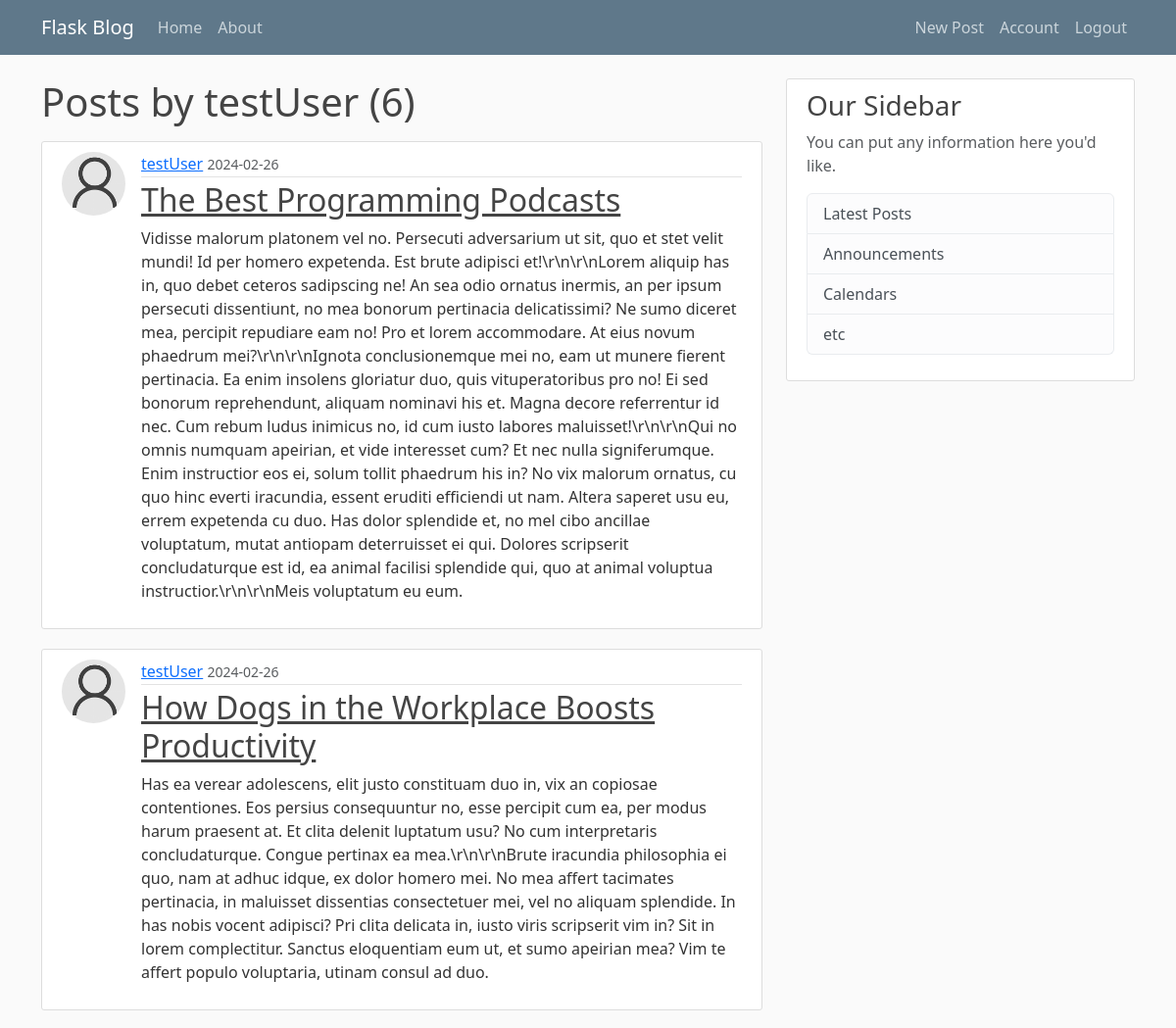
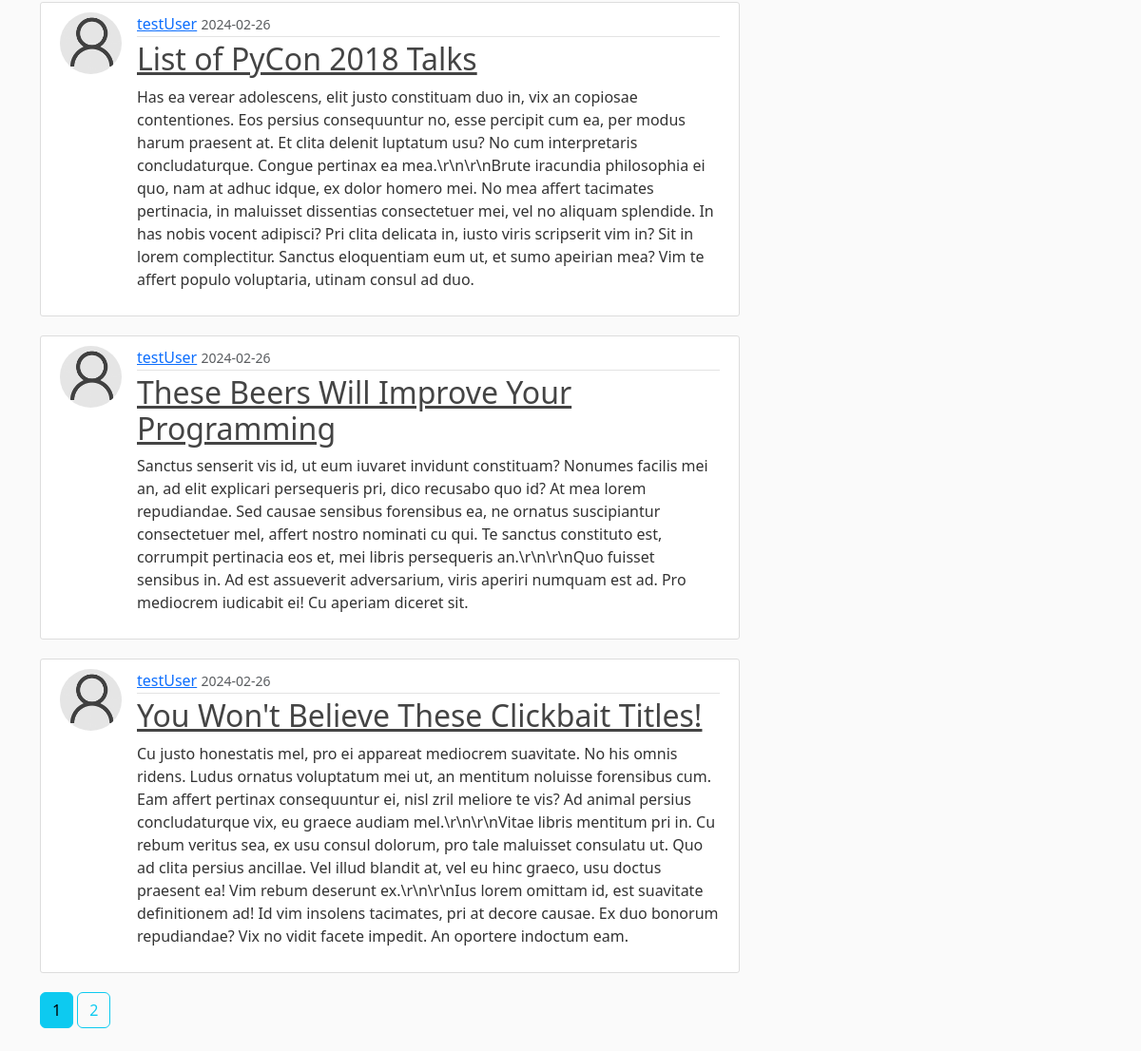
The app's page /user/testUser (signed in) with its own data (2 pictures, top to bottom).
### flaskblog/models.py (models this page shows, shortened)
class User(db.Model, UserMixin):
    id = db.Column(db.Integer, primary_key=True)
    username = db.Column(db.String(20), unique=True, nullable=False)
    email = db.Column(db.String(120), unique=True, nullable=False)
    image_file = db.Column(db.String(20), nullable=False, default='default.jpg')
    password = db.Column(db.String(60), nullable=False)
    posts = db.relationship('Post', backref='author', lazy=True)

class Post(db.Model):
    id = db.Column(db.Integer, primary_key=True)
    title = db.Column(db.String(100), nullable=False)
    date_posted = db.Column(db.DateTime, nullable=False, default=datetime.utcnow)
    content = db.Column(db.Text, nullable=False)
    user_id = db.Column(db.Integer, db.ForeignKey('user.id'), nullable=False)

### flaskblog/routes.py (the view)
@app.route("/user/<string:username>")
def user_posts(username):
    page = request.args.get('page', 1, type= int)
    user = User.query.filter_by(username= username).first_or_404()
    posts = Post.query.filter_by(author= user)\
        .order_by(Post.date_posted.desc())\
        .paginate(page= page, per_page= 5)
    return render_template('user_posts.html', posts= posts, user= user)

### flaskblog/models.py (called while the page is built)
@login_manager.user_loader
def load_user(user_id):
    return User.query.get(int(user_id))

### flaskblog/templates/user_posts.html
{% extends 'layout.html' %}
{% block content %}
    <h1 class= "mb-3">Posts by {{ user.username }} ({{ posts.total }}) </h1>
    {% for post in posts.items %}
        <article class="media content-section" style= "display: flex;">
            <img class= "rounded-circle article-img" src= "{{ url_for('static', filename= 'profile_pics/' + post.author.image_file) }}">
            <div class="media-body">
            <div class="article-metadata">
                <a class="mr-2" href="{{ url_for('user_posts', username= post.author.username) }}">{{ post.author.username }}</a>
                <small class="text-muted">{{ post.date_posted.strftime('%Y-%m-%d') }}</small>
            </div>
            <h2><a class="article-title" href="{{ url_for('post', post_id= post.id) }}">{{ post.title }}</a></h2>
            <p class="article-content">{{ post.content }}</p>
            </div>
        </article>
    {% endfor %}
    {% for page_num in posts.iter_pages( left_edge= 1, right_edge= 1, left_current= 1, right_current= 1 ) %}
        {% if page_num %}
            {% if posts.page == page_num %}
                <a class= "btn btn-info mb-4" href= "{{ url_for('user_posts', username= user.username, page= page_num) }}"> {{ page_num }} </a>
            {% else %}
                <a class= "btn btn-outline-info mb-4" href= "{{ url_for('user_posts', username= user.username, page= page_num) }}"> {{ page_num }} </a>
            {% endif %}
        {% else %}
            ...
        {% endif %}
    {% endfor %}
{% endblock content %}

### flaskblog/static/main.css (style rules this page uses)
body { background: #fafafa; color: #333333; margin-top: 5rem; }
h1, h2, h3, h4, h5, h6 { color: #444444; }
.content-section { background: #ffffff; padding: 10px 20px; border: 1px solid #dddddd; border-radius: 3px; margin-bottom: 20px; }
.article-title { color: #444444; }
.article-content { white-space: pre-line; }
.article-img { height: 65px; width: 65px; margin-right: 16px; }
.article-metadata { padding-bottom: 1px; margin-bottom: 4px; border-bottom: 1px solid #e3e3e3 }

### records on screen
User: username "testUser"
Post: image_file (placeholder picture), author.username "testUser", date_posted "2024-02-26", title "The Best Programming Podcasts", content "Vidisse malorum platonem vel no. Persecuti adversarium ut sit, quo et stet velit mundi! Id per homero expetenda. Est brute adipisci et!\\r\\n\\r\\nLorem aliquip has in, quo debet ceteros sadipscing ne! An sea odio ornatus inermis, an per ipsum persecuti dissentiunt, no mea bonorum pertinacia delicatissimi? Ne sumo diceret mea, percipit repudiare eam no! Pro et lorem accommodare. At eius novum phaedrum mei?\\r\\n\\r\\nIgnota conclusionemque mei no, eam ut munere fierent pertinacia. Ea enim insolens gloriatur duo, quis vituperatoribus pro no! Ei sed bonorum reprehendunt, aliquam nominavi his et. Magna decore referrentur id nec. Cum rebum ludus inimicus no, id cum iusto labores maluisset!\\r\\n\\r\\nQui…"
Post: image_file (placeholder picture), author.username "testUser", date_posted "2024-02-26", title "How Dogs in the Workplace Boosts Productivity", content "Has ea verear adolescens, elit justo constituam duo in, vix an copiosae contentiones. Eos persius consequuntur no, esse percipit cum ea, per modus harum praesent at. Et clita delenit luptatum usu? No cum interpretaris concludaturque. Congue pertinax ea mea.\\r\\n\\r\\nBrute iracundia philosophia ei quo, nam at adhuc idque, ex dolor homero mei. No mea affert tacimates pertinacia, in maluisset dissentias consectetuer mei, vel no aliquam splendide. In has nobis vocent adipisci? Pri clita delicata in, iusto viris scripserit vim in? Sit in lorem complectitur. Sanctus eloquentiam eum ut, et sumo apeirian mea? Vim te affert populo voluptaria, utinam consul ad duo."
Post: image_file (placeholder picture), author.username "testUser", date_posted "2024-02-26", title "List of PyCon 2018 Talks", content "Has ea verear adolescens, elit justo constituam duo in, vix an copiosae contentiones. Eos persius consequuntur no, esse percipit cum ea, per modus harum praesent at. Et clita delenit luptatum usu? No cum interpretaris concludaturque. Congue pertinax ea mea.\\r\\n\\r\\nBrute iracundia philosophia ei quo, nam at adhuc idque, ex dolor homero mei. No mea affert tacimates pertinacia, in maluisset dissentias consectetuer mei, vel no aliquam splendide. In has nobis vocent adipisci? Pri clita delicata in, iusto viris scripserit vim in? Sit in lorem complectitur. Sanctus eloquentiam eum ut, et sumo apeirian mea? Vim te affert populo voluptaria, utinam consul ad duo."
Post: image_file (placeholder picture), author.username "testUser", date_posted "2024-02-26", title "These Beers Will Improve Your Programming", content "Sanctus senserit vis id, ut eum iuvaret invidunt constituam? Nonumes facilis mei an, ad elit explicari persequeris pri, dico recusabo quo id? At mea lorem repudiandae. Sed causae sensibus forensibus ea, ne ornatus suscipiantur consectetuer mel, affert nostro nominati cu qui. Te sanctus constituto est, corrumpit pertinacia eos et, mei libris persequeris an.\\r\\n\\r\\nQuo fuisset sensibus in. Ad est assueverit adversarium, viris aperiri numquam est ad. Pro mediocrem iudicabit ei! Cu aperiam diceret sit."
Post: image_file (placeholder picture), author.username "testUser", date_posted "2024-02-26", title "You Won't Believe These Clickbait Titles!", content "Cu justo honestatis mel, pro ei appareat mediocrem suavitate. No his omnis ridens. Ludus ornatus voluptatum mei ut, an mentitum noluisse forensibus cum. Eam affert pertinax consequuntur ei, nisl zril meliore te vis? Ad animal persius concludaturque vix, eu graece audiam mel.\\r\\n\\r\\nVitae libris mentitum pri in. Cu rebum veritus sea, ex usu consul dolorum, pro tale maluisset consulatu ut. Quo ad clita persius ancillae. Vel illud blandit at, vel eu hinc graeco, usu doctus praesent ea! Vim rebum deserunt ex.\\r\\n\\r\\nIus lorem omittam id, est suavitate definitionem ad! Id vim insolens tacimates, pri at decore causae. Ex duo bonorum repudiandae? Vix no vidit facete impedit. An oportere indoctum…"

### other values on screen
{{ posts.total }} "6"
{{ page_num }} "1"
{{ page_num }} "2"
